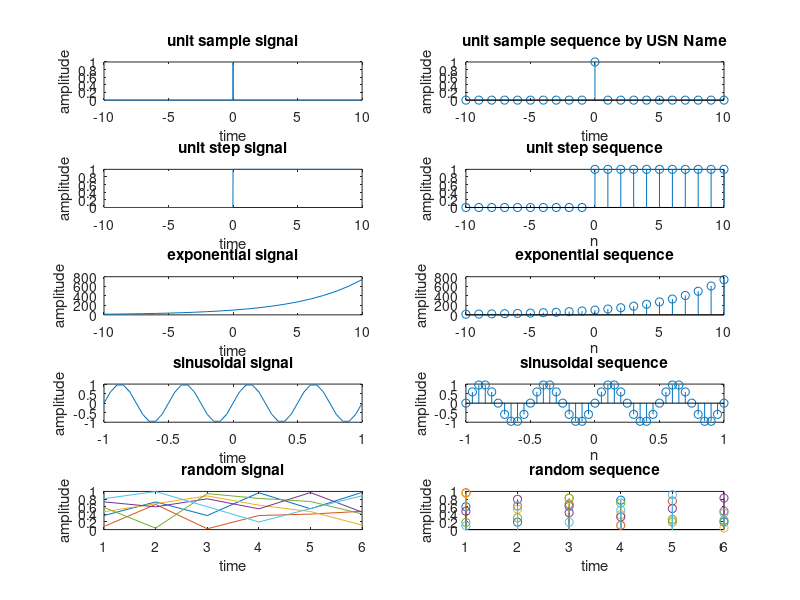

Source code (MATLAB):
clc;

clear all;

close all;

% a) unit sample signal or impulse signal

t1=-10:0.01:10;

y1=(t1==0);

subplot(5,2,1);

plot(t1,y1);

xlabel('time');

ylabel('amplitude');

title('unit sample signal');

% unit sample sequence or impulse signal

n1=-10:1:10; 

z1=(n1 == 0);

subplot(5,2,2);

stem(n1,z1);

xlabel('time');

ylabel('amplitude');

title('unit sample sequence by USN Name');

% b) unit step signal

t2=-10:0.01:10;

y2=(t2>=0);

subplot(5,2,3);

plot(t2,y2);

xlabel('time');

ylabel('amplitude');

title('unit step signal');

% unit step sequence

n2=-10:1:10;

z2=(n2>=0);

subplot(5,2,4);

stem(n2,z2);

xlabel('n');

ylabel('amplitude');

title('unit step sequence');

% c) exponential signal 
t3 = -10:1:10; 
y3=100*exp(0.2*t3); 
subplot(5,2,5); 
plot(t3,y3); xlabel('time'); 
ylabel('amplitude'); 
title('exponential signal');

% exponential sequence

n3=-10:1:10;

z3=100*exp(0.2*n3);

subplot(5,2,6);

stem(n3,z3);

xlabel('n');

ylabel('amplitude');

title('exponential sequence');

% d) sinusoidal signal

t4=-1:0.05:1;

y4=sin(2*pi*2*t4);

subplot(5,2,7);

plot(t4,y4);

xlabel('time');

ylabel('amplitude');

title('sinusoidal signal');

% sinusoidal sequence

n4=-1:0.05:1;

z4 = sin(2*pi*2*n4); 

subplot(5,2,8); 

stem(n4,z4);

xlabel('n');

ylabel('amplitude');

title('sinusoidal sequence');

% e) random signal
i = 6;
y5 = rand(i);

subplot(5,2,9); 

plot(y5);

xlabel('time');

ylabel('amplitude');

title('random signal');

%random sequence

i=6;

z5=rand(i);

subplot(5,2,10);

stem(z5);

xlabel('time');

ylabel('amplitude');

title('random sequence');
